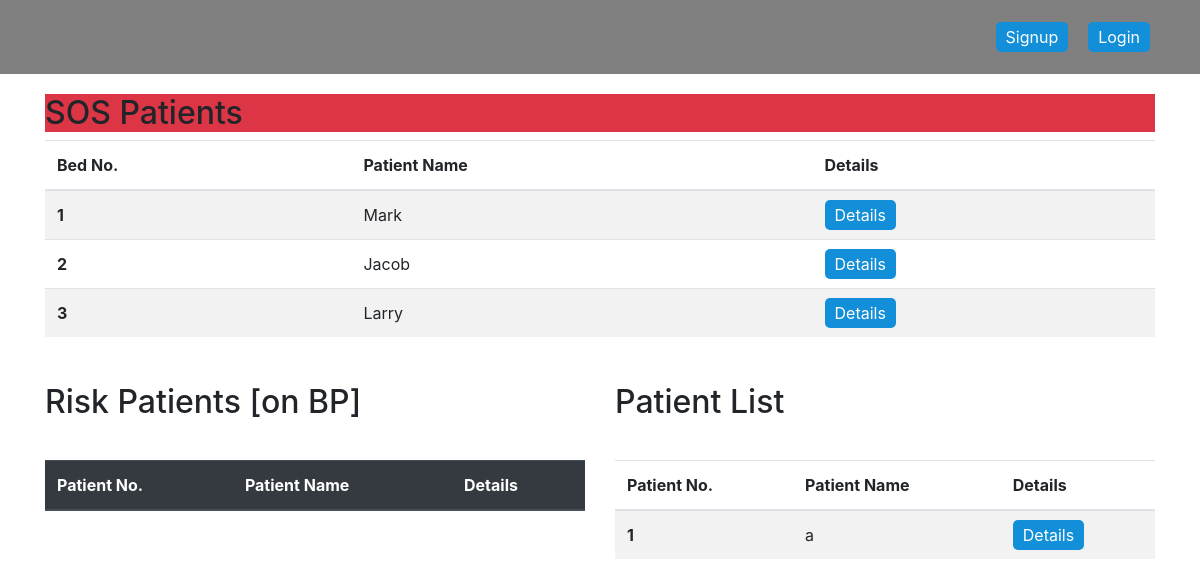
Page /doctor.php on the earlier database version.
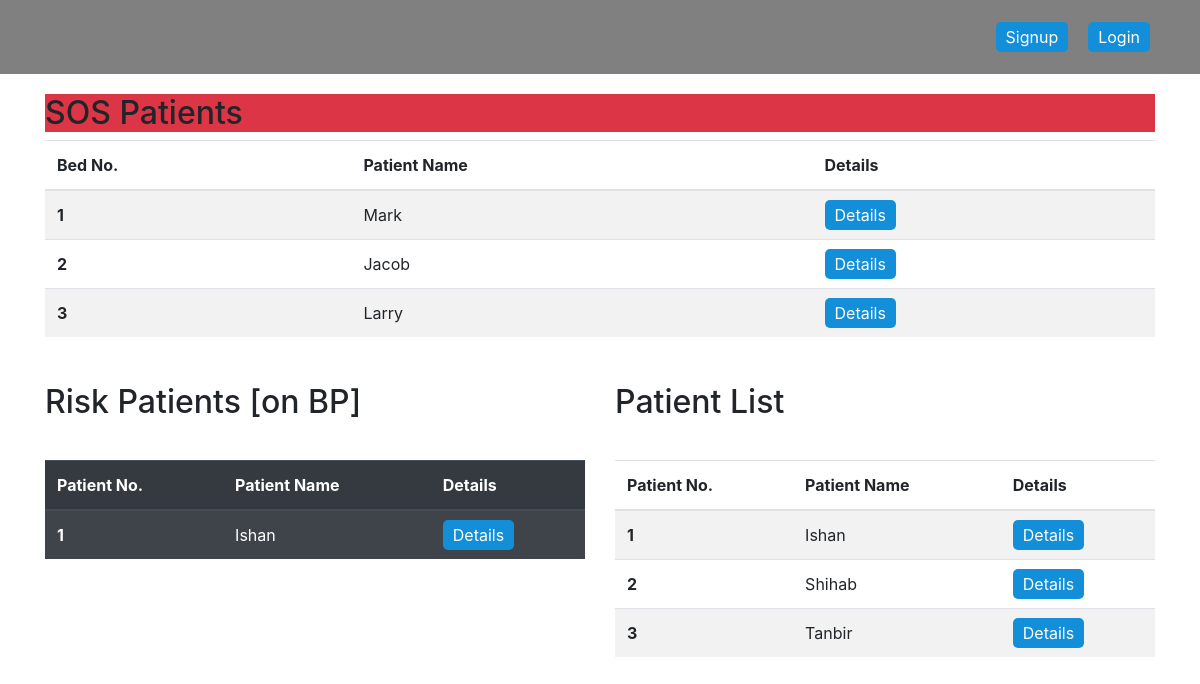
Same page on the later database version.
### tables this page shows
CREATE TABLE `patient` (
  `patient_id` int(11) NOT NULL,
  `name` varchar(20) NOT NULL,
  `gender` varchar(7) NOT NULL,
  `age` int(11) NOT NULL,
  `phone` varchar(15) NOT NULL,
  `address` varchar(30) NOT NULL,
  `city` varchar(15) NOT NULL,
  `password` varchar(20) NOT NULL
);

### doctor.php (the view, shortened to what this page needs)
<?php
include 'zzz-dbConnect.php';
?>
<!DOCTYPE html>
<html lang="en">
<head>
  <link rel="stylesheet" href="style.css">
  <link rel="stylesheet" href="https://cdn.jsdelivr.net/npm/bootstrap@4.5.3/dist/css/bootstrap.min.css">
  <link rel="stylesheet" href="https://use.fontawesome.com/releases/v5.7.2/css/all.css">
</head>
<body>
  <div class="doctor-interphase">
    <div class="menu-bar">
      <ul class="nav justify-content-end">
        <li><a href="signup.php">Signup</a></li>
        <li><a href="login.php">Login</a></li>
      </ul>
    </div>
    <div class="container">
      <div class="row">
        <div class="col-md-12">
          <div class="emergency-output-title">
            <h2 class="bg-danger">SOS Patients</h2>
          </div>
          <table class="table table-striped">
            <thead>
              <tr>
                <th scope="col">Bed No.</th>
                <th scope="col">Patient Name</th>
                <th scope="col">Details</th>
              </tr>
            </thead>
            <tbody>
              <tr>
                <th scope="row">1</th>
                <td >Mark</td>
                <td><a href="#">Details</a></td>
              </tr>
              <tr>
                <th scope="row">2</th>
                <td>Jacob</td>
                <td><a href="#">Details</a></td>
              </tr>
              <tr>
                <th scope="row">3</th>
                <td>Larry</td>
                <td><a href="#">Details</a></td>
              </tr>
            </tbody>
          </table>
        </div>
        <div class="col-md-6">
          <div class="emmergency-patient">
            <div class="em-pat-title">
              <h2>Risk Patients [on BP]</h2>
            </div>
            <table class="table table-striped table-dark">
              <thead>
                <tr>
                  <th scope="col">Patient No.</th>
                  <th scope="col">Patient Name</th>
                  <th scope="col">Details</th>
                </tr>
              </thead>
              <tbody>
                <?php
                $sql = 'select * from patient';
                $res1 = mysqli_query($link, $sql);
                while ($row1 = mysqli_fetch_assoc($res1)) {
                  $sql = 'SELECT patient.patient_id, patient.name, bp.high, bp.low FROM `bp` join patient on bp.patient_id = patient.patient_id WHERE patient.patient_id = ' . $row1['patient_id'];
                  $result = mysqli_query($link, $sql);
                  $sum = 0;
                  $noOfData = mysqli_num_rows($result);
                  if ($noOfData > 0) {
                    while ($row2 = mysqli_fetch_assoc($result)) {
                      $sum = $sum + abs(120 - $row2['high']);
                    }
                    if ($sum / $noOfData > 2) {
                ?>
                      <tr>
                        <th scope="row"><?php echo $row1['patient_id'] ?></th>
                        <td><?php echo $row1['name'] ?></td>
                        <td><a href="patient-details?pid=<?php echo $row1['patient_id'] ?>">Details</a></td>
                      </tr>
                <?php }
                  }
                } ?>
              </tbody>
            </table>
          </div>
        </div>
        <div class="col-md-6">
          <div class="patients-data">
            <div class="pat-data-title">
              <h2>Patient List</h2>
            </div>
            <table class="table table-striped">
              <thead>
                <tr>
                  <th scope="col">Patient No.</th>
                  <th scope="col">Patient Name</th>
                  <th scope="col">Details</th>
                </tr>
              </thead>
              <tbody>
                <?php
                $sql = 'select * from patient';
                $result = mysqli_query($link, $sql);
                while ($row = mysqli_fetch_assoc($result)) {
                ?>
                  <tr>
                    <th scope="row"><?php echo $row['patient_id'] ?></th>
                    <td><?php echo $row['name'] ?></td>
                    <td><a href="patient-details?pid=<?php echo $row['patient_id'] ?>">Details</a></td>
                  </tr>
                <?php
                }
                ?>
              </tbody>
            </table>
          </div>
        </div>
      </div>
    </div>
  </div>
</body>
</html>

### style.css (style rules this page uses)
* { margin: 0px; padding: 0px; }
.em-pat-title, .pat-data-title h2 { padding: 30px 0px; }
.doctor-interphase table tbody tr td a { text-decoration: none; color: #fff; background-color: rgb(18, 143, 216); padding: 5px 10px; border-radius: 5px; }
.menu-bar { background-color: gray; padding: 25px 0px; margin-bottom: 20px; }
.menu-bar ul li a { text-decoration: none; color: #fff; background-color: rgb(18, 143, 216); padding: 5px 10px; border-radius: 5px; margin-right: 20px; }
.menu-bar ul { margin-right: 30px; }

Differences in the rows shown:
now on one of the page's lists (row edited): patient: patient_id "1", name "Ishan"
changed patient id 1: name "a" → "Ishan"
added patient: patient_id "2", name "Shihab", shown under "Patient List"
added patient: patient_id "3", name "Tanbir", shown under "Patient List"
